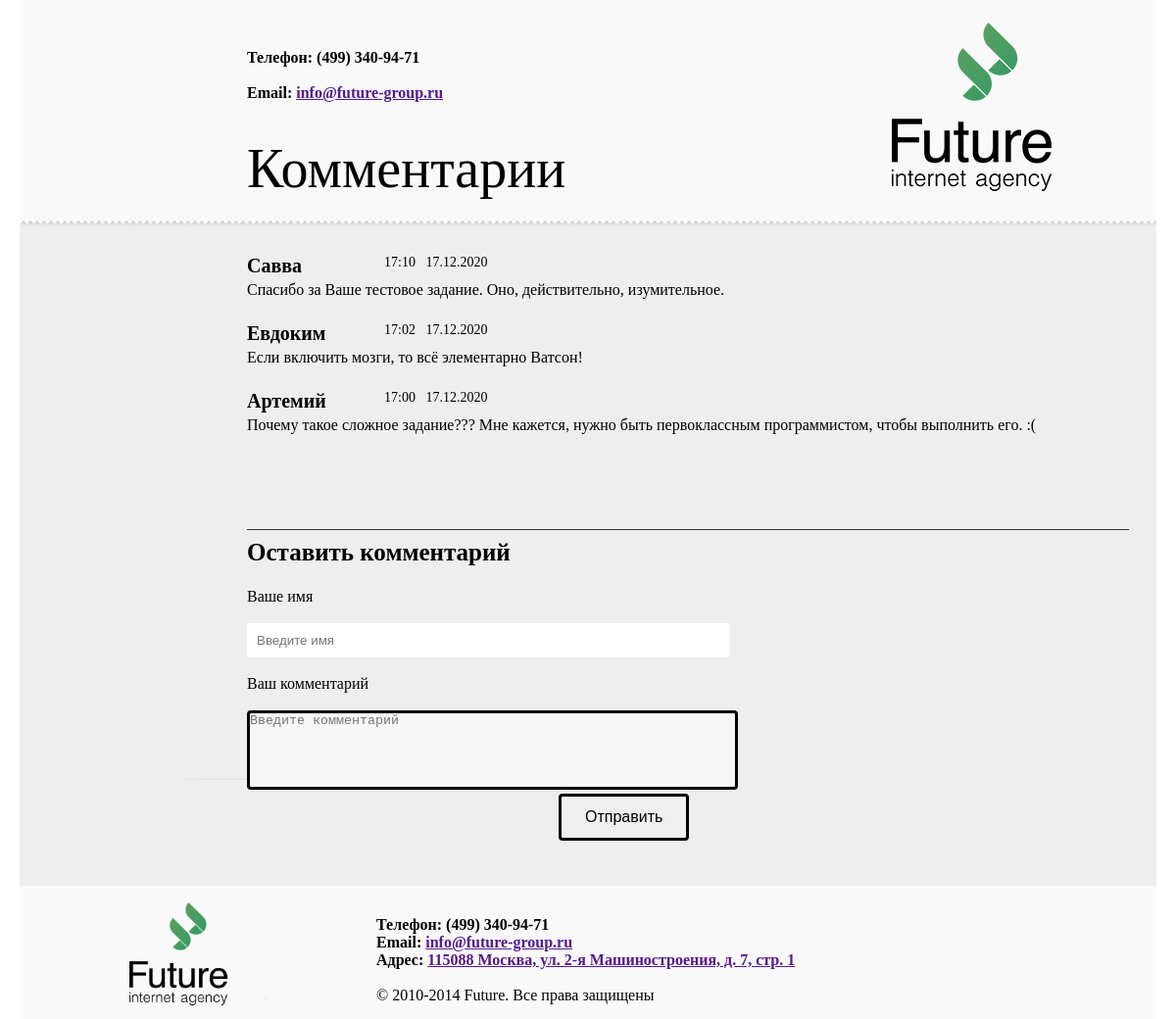
The page / on the database its author committed.
### tables this page shows
CREATE TABLE `comments` (
  `id` int(11) NOT NULL AUTO_INCREMENT,
  `FirstName` varchar(200) NOT NULL,
  `Comments` varchar(1000) NOT NULL,
  `Dates` date NOT NULL,
  `Times` time NOT NULL,
  PRIMARY KEY (`id`)
);

### index.php (the view, shortened to what this page needs)
<!DOCTYPE html>
<html>
	<head>
		<link rel="stylesheet" href="css/about.css">
	</head>
<body>
	<div id="main">
		<div class="note1"><b>Телефон: (499) 340-94-71<br><br>
													Email: <a href="">info@future-group.ru</a></b><br><br><br>
													<span class="letter">Комментарии</span>
		</div>
		<?php require_once 'php/push.php'; ?>
		<div id='MainSidebar'>
			<?php
			$host='localhost';
			$user='Will';
			$password='password';
			$database='testdb';
			$link = mysqli_connect($host, $user, $password, $database)
				or die("Ошибка " . mysqli_error($link));
			$query ="SELECT * FROM comments ORDER BY id DESC";
			$result = mysqli_query($link, $query) or die("Ошибка " . mysqli_error($link));
			if($result)
			{
				$rows = mysqli_num_rows($result);
				for ($i = 0 ; $i < $rows ; ++$i)
			{
				$row = mysqli_fetch_row($result);
						$time = substr($row[4],0,-3);
						$date =  date("d.m.Y", strtotime($row[3]));
						echo "<p><b>$row[1]</b> <span style='font-size:14px; position:absolute;left:140px;white-space:pre;'>$time   $date</span></p>" ;
						echo "<span style='font-size:16px;':>$row[2]</span><br><br>";
			}
			}
			?>
		</div>
		<div class="note4"><hr class="hr-line"></div>
		<div class="note2"><b>Оставить комментарий</b></div>
		<div class="container">
				<form method="POST" >
					<p>Ваше имя<br><br>
						<input type="text" name="names" class="text1" size="57" autocomplete="off" placeholder="Введите имя">
					</p><br>
					<p>Ваш комментарий<br><br>
						<textarea type="text" name="comment" cols="60" rows="5" placeholder="Введите комментарий"></textarea>
					</p>
					<p><input type="submit"  class="c-button" value="Отправить"></p>
				</form>
		</div>
		<div class="note3">
			<b>Телефон: (499) 340-94-71<br>
			Email: <a href="">info@future-group.ru</a><br>
			Адрес: <a href="">115088 Москва, ул. 2-я Машиностроения, д. 7, стр. 1</a><br></b><br>
			&copy; 2010-2014 Future. Все права защищены
		</div>
	</div>
</body>
</html>

### css/about.css (style rules this page uses)
* { margin:0px; padding: 0px; }
.c-button { border: 3px solid; border-color:000000; border-radius: 4px; background: eeeeee; color: 000000; font-size: 16px; margin-left:318px; padding: 12px 24px 12px 24px; }
textarea { background-color: #f7f7f7; border: 3px solid; border-radius: 4px; resize: none; }
.text1 { border: none; border-radius: 4px; padding: 10px; }
#MainSidebar { border:none; background: none; display: block; font-size: 20px; margin: 0px; overflow: auto; position: absolute; left: 21%; top: 260px; height: 260px; width: 900px; }
.note1 { position: absolute; left: 21%; top: 50px; height: 100px; width: 430px; }
.letter { font-size: 350%; }
.note2 { position: absolute; left: 21%; top: 550px; height: 100px; width: 430px; font-size: 25px; }
.container { position: absolute; left: 21%; top: 600px; height: 100px; width: 430px; }
.note3 { position: absolute; left: 32%; top: 935px; height: 100px; width: 430px; }

### index.php (style rules this page uses)
#main { background-image: url('png/test.png'); background-repeat: no-repeat; background-attachment: local; background-position:center top; height: 1040px; }

### rows shown on the page
comments: FirstName "Савва", Times "17:10", Dates "17.12.2020", Comments "Спасибо за Ваше тестовое задание. Оно, действительно, изумительное."
comments: FirstName "Евдоким", Times "17:02", Dates "17.12.2020", Comments "Если включить мозги, то всё элементарно Ватсон!"
comments: FirstName "Артемий", Times "17:00", Dates "17.12.2020", Comments "Почему такое сложное задание??? Мне кажется, нужно быть первоклассным программистом, чтобы выполнить его. :("
